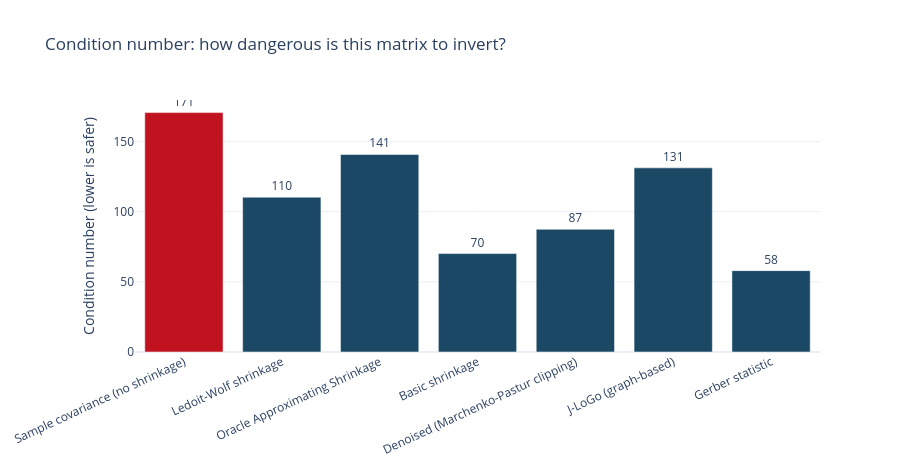

Source (notebook cell):
### Code cell
if HAS_RISKFOLIO:
    fig = go.Figure(go.Bar(
        x=cov_tbl.index, y=cov_tbl["Condition number"],
        marker_color=[AIRM_COLOURS[1] if i == 0 else AIRM_COLOURS[0]
                      for i in range(len(cov_tbl))],
        text=[f"{v:.0f}" for v in cov_tbl["Condition number"]], textposition="outside"))
    fig.update_layout(
        title="Condition number: how dangerous is this matrix to invert?",
        template=AIRM_TEMPLATE, height=470, showlegend=False,
        yaxis_title="Condition number (lower is safer)", xaxis_tickangle=-25)
    fig.show()
    print("Every shrinkage and denoising method improves the conditioning. Now the real")
    print("question: does better conditioning produce better PORTFOLIOS?")

### Figure 1 — Plotly figure (JSON) as saved in the notebook; plotly's stock layout.template omitted (floating-point values rounded to 4 significant figures)
{"data": [{"marker": {"color": ["#c1121f", "#1b4965", "#1b4965", "#1b4965", "#1b4965", "#1b4965", "#1b4965"]}, "text": ["171", "110", "141", "70", "87", "131", "58"], "textposition": "outside", "type": "bar", "x": ["Sample covariance (no shrinkage)", "Ledoit-Wolf shrinkage", "Oracle Approximating Shrinkage", "Basic shrinkage", "Denoised (Marchenko-Pastur clipping)", "J-LoGo (graph-based)", "Gerber statistic"], "y": [170.5, 110.3, 140.7, 70.11, 87.42, 131.2, 57.96]}], "layout": {"height": 470, "showlegend": false, "title": {"text": "Condition number: how dangerous is this matrix to invert?"}, "xaxis": {"tickangle": -25}, "yaxis": {"title": {"text": "Condition number (lower is safer)"}}}}
